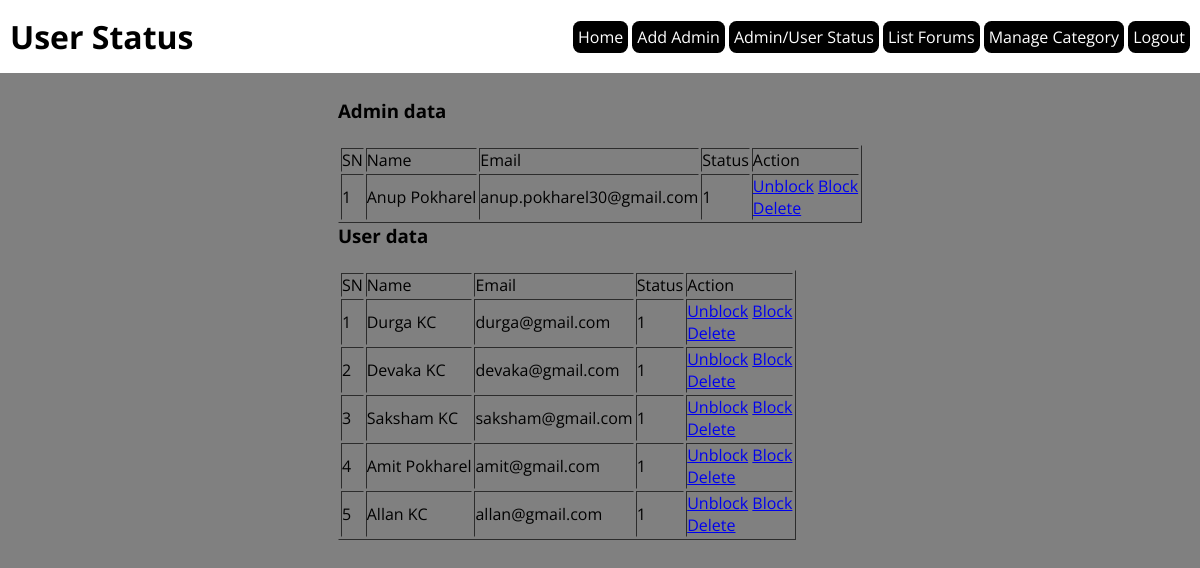
The app's page /status_forum.php (signed in) with its own data.
### tables this page shows
CREATE TABLE `tbl_users` (
  `id` int(11) NOT NULL,
  `name` varchar(100) DEFAULT NULL,
  `phone` bigint(20) DEFAULT NULL,
  `email` varchar(100) DEFAULT NULL,
  `password` varchar(100) DEFAULT NULL,
  `address` varchar(100) NOT NULL,
  `status` tinyint(1) DEFAULT 1
);

### sessionAdmin.php (called while the page is built, shortened)
<?php
    if(isset($_SESSION['email'])) {
        $email = $_SESSION['email'];
        try {
            $connection = mysqli_connect(DB_HOST, DB_USERNAME, DB_PASSWORD, DB_NAME);
            $sql = "select * from tbl_admins where email = '$email';";
            $result = mysqli_query($connection, $sql);
        } catch(Exception $e) {
            die('Database connection error' . '<br>' . $e -> getMessage());
        }
    } else {
        header('location: adminLogin_forum.php?msg=1');
    }
?>

### status_forum.php (the view, shortened to what this page needs)
<?php
    require_once 'sessionAdmin.php';
    $error = [];
    $dataAdmins = [];
    $dataUsers = [];
    try {
        $connection = mysqli_connect(DB_HOST, DB_USERNAME, DB_PASSWORD, DB_NAME);
        $sqla = "select * from tbl_admins";
        $sqlu = "select * from tbl_users";
        $resulta = mysqli_query($connection, $sqla);
        $resultu = mysqli_query($connection, $sqlu);
        if(mysqli_num_rows($resulta) > 0) {
            while($rowa = mysqli_fetch_assoc($resulta)) {
                array_push($dataAdmins, $rowa);
            }
        }
        if(mysqli_num_rows($resultu) > 0) {
            while($rowu = mysqli_fetch_assoc($resultu)) {
                array_push($dataUsers, $rowu);
            }
        }
    } catch(Exception $e) {
        $error['database'] = $e -> getMessage();
    }
?>
<!DOCTYPE html>
<html lang="en">
<head>
    <link rel="stylesheet" href="styles.css"/>
</head>
<body>
    <div class="header">
        <h1 class="mainHeading">User Status</h1>
        <div class="navBar"><?php require_once 'navigationAdmin.php'; ?></div>
    </div>
    <div class="container">
        <div class="status-data">
            <h3>Admin data</h3><br>
            <div class="admin">
                <table border="1">
                    <tr>
                        <td>SN</td>
                        <td>Name</td>
                        <td>Email</td>
                        <td>Status</td>
                        <td>Action</td>
                    </tr>
                    <?php foreach($dataAdmins as $key => $data) { ?>
                        <tr>
                            <td><?php echo $key + 1; ?></td>
                            <td><?php echo $data['name'] ?></td>
                            <td><?php echo $data['email'] ?></td>
                            <td><?php echo $data['status'] ?></td>
                            <td>
                                <a href="unblock.php?id=<?php echo $data['id']; ?>&type=admin" onclick="return confirm('Unblock the admin?');">Unblock</a>
                                <a href="block.php?id=<?php echo $data['id']; ?>&type=admin" onclick="return confirm('Block the admin?');">Block</a><br>
                                <a href="delete.php?id=<?php echo $data['id']; ?>&type=admin" onclick="return confirm('Delete the admin informations?');">Delete</a>
                            </td>
                        </tr>
                    <?php } ?>
                </table>
            </div>
            <h3>User data</h3>
            <div class="user"><br>
                <table border="1">
                    <tr>
                        <td>SN</td>
                        <td>Name</td>
                        <td>Email</td>
                        <td>Status</td>
                        <td>Action</td>
                    </tr>
                    <?php foreach($dataUsers as $key => $data) { ?>
                        <tr>
                            <td><?php echo $key + 1; ?></td>
                            <td><?php echo $data['name'] ?></td>
                            <td><?php echo $data['email'] ?></td>
                            <td><?php echo $data['status'] ?></td>
                            <td>
                                <a href="unblock.php?id=<?php echo $data['id']; ?>&type=user" onclick="return confirm('Unblock the user?');">Unblock</a>
                                <a href="block.php?id=<?php echo $data['id']; ?>&type=user" onclick="return confirm('Block the user?');">Block</a><br>
                                <a href="delete.php?id=<?php echo $data['id']; ?>&type=user" onclick="return confirm('Delete the user informations?');">Delete</a>
                            </td>
                        </tr>
                    <?php } ?>
                </table>
            </div>
        </div>
    </div>
</body>
</html>

### styles.css (style rules this page uses)
* { margin: 0; padding: 0; box-sizing: border-box; font-family: 'Open Sans', sans-serif; }
body { background-color: grey; }
.container { display: flex; flex-direction: row; align-items: center; justify-content: space-evenly; flex-wrap: wrap; margin: 25px 0; }
.header { display: flex; align-items: center; justify-content: space-between; padding: 15px 10px; background-color: #fff; }

### records on screen
tbl_users: name "Durga KC", email "durga@gmail.com", status "1"
tbl_users: name "Devaka KC", email "devaka@gmail.com", status "1"
tbl_users: name "Saksham KC", email "saksham@gmail.com", status "1"
tbl_users: name "Amit Pokharel", email "amit@gmail.com", status "1"
tbl_users: name "Allan KC", email "allan@gmail.com", status "1"

### other values on screen
$data['name'] "Anup Pokharel"
$data['email'] "anup.pokharel30@gmail.com"
$data['status'] "1"
